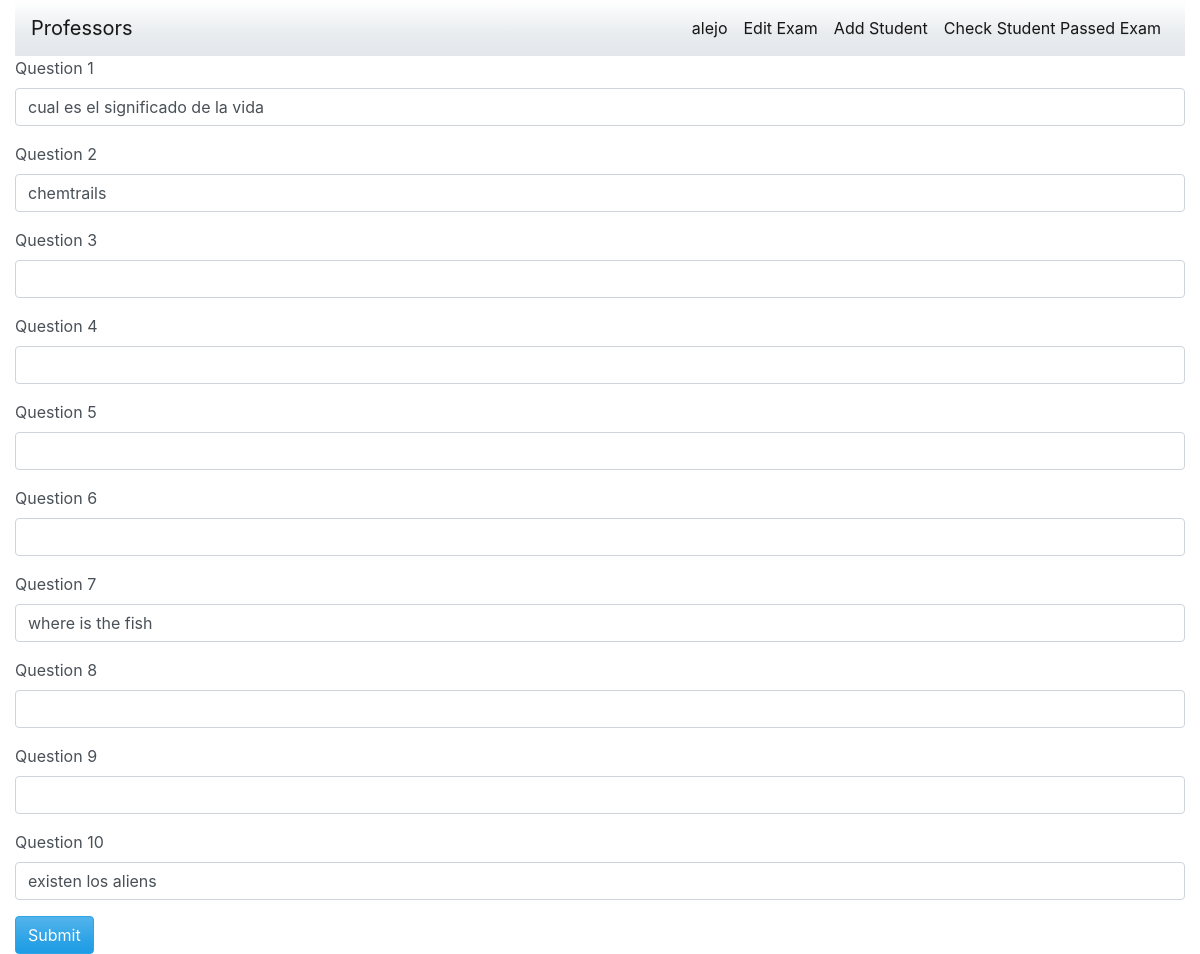
The page /edit_exam/ (signed in) on the database as committed earlier.
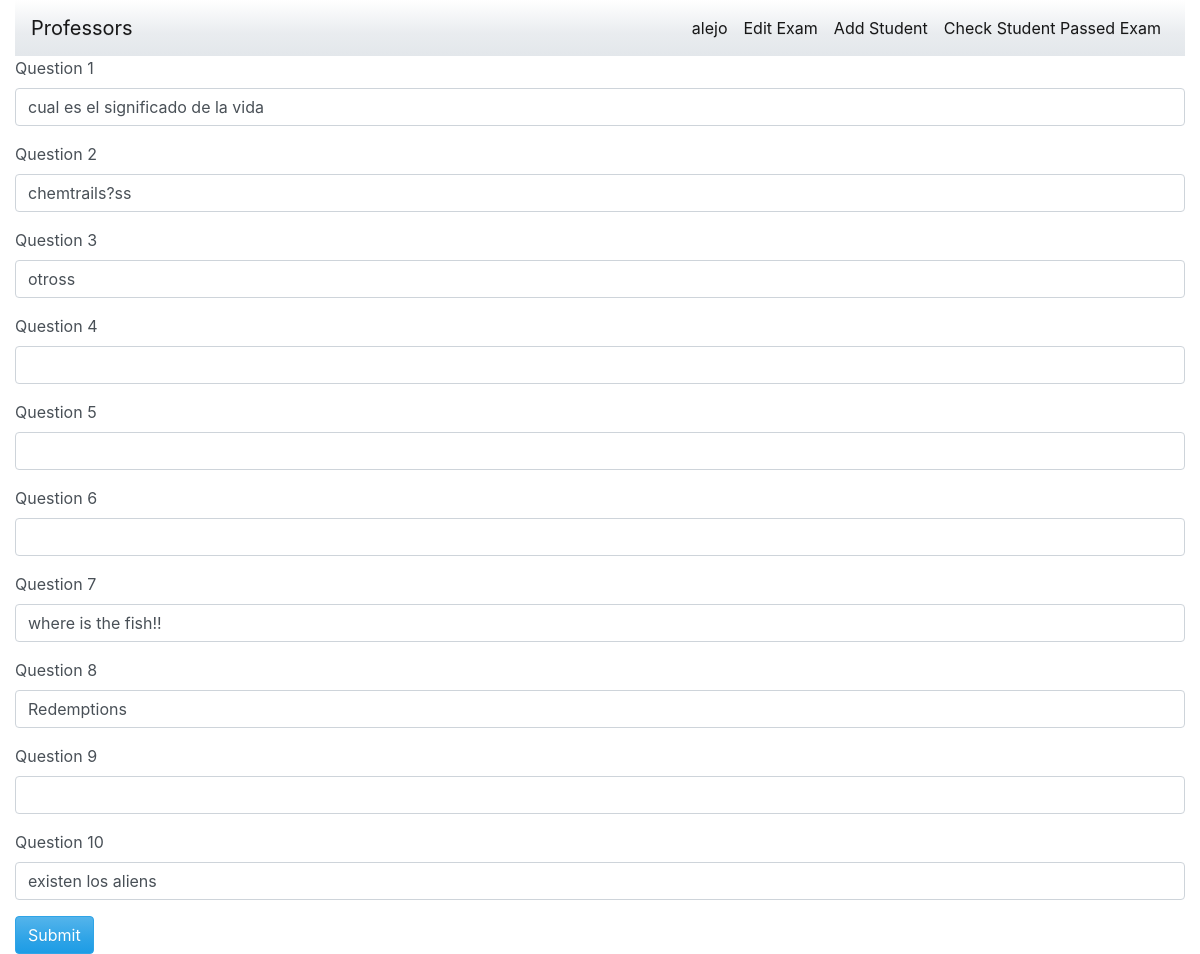
The same page on the database as committed later.
### home/models.py (models this page shows)
class Exam(models.Model):
    hash = models.CharField(max_length=100)
    students_graduated = models.SmallIntegerField(default=0)
    q1 = models.CharField(max_length=250, blank=True)
    q2 = models.CharField(max_length=250, blank=True)
    q3 = models.CharField(max_length=250, blank=True)
    q4 = models.CharField(max_length=250, blank=True)
    q5 = models.CharField(max_length=250, blank=True)
    q6 = models.CharField(max_length=250, blank=True)
    q7 = models.CharField(max_length=250, blank=True)
    q8 = models.CharField(max_length=250, blank=True)
    q9 = models.CharField(max_length=250, blank=True)
    q10 = models.CharField(max_length=250, blank=True)

### home/views.py (the view)
# urls.py: path('edit_exam/', views.edit_exam, name="edit_exam"),
def edit_exam(request):
    template = "edit_exam.html"
    if request.method == "POST":
        q1 = request.POST.get("question1")
        q2 = request.POST.get("question2")
        q3 = request.POST.get("question3")
        q4 = request.POST.get("question4")
        q5 = request.POST.get("question5")
        q6 = request.POST.get("question6")
        q7 = request.POST.get("question7")
        q8 = request.POST.get("question8")
        q9 = request.POST.get("question9")
        q10 = request.POST.get("question10")
        professor = Professor.objects.get(user=request.user)
        exam = professor.exam
        exam.q1 = q1
        exam.q2 = q2
        exam.q3 = q3
        exam.q4 = q4
        exam.q5 = q5
        exam.q6 = q6
        exam.q7 = q7
        exam.q8 = q8
        exam.q9 = q9
        exam.q10 = q10
        exam.hash = hashlib.sha3_256((q1 + q2 + q3 + q4 + q5 + q6 + q7 + q8 + q9 + q10).encode('utf-8')).hexdigest()
        exam.save()
        w3, contract = setup_conection()
        tx_hash = contract.functions.addExam("watevs").transact()
        print(tx_hash)
        return redirect('exams', exam_id=professor.exam.id)
    else:
        if request.user.is_authenticated:
            current_user = request.user
            professor = Professor.objects.get(user=current_user)
            return render(request, template, {'professor': professor, 'exam': professor.exam})
        else:
            return HttpResponse("You need to login to create an exam")

### home/templates/edit_exam.html
{% extends 'base.html' %}
{% block content %}
        <div class="col-md-12">
            <form role="form" action="{% url 'edit_exam' %}" method="post">{% csrf_token %}
				<div class="form-group">
					<label for="question1">
						Question 1
					</label>
					<input class="form-control" name="question1" id="question1" value="{{ exam.q1 }}" />
				</div>
                <div class="form-group">
					<label for="question2">
						Question 2
					</label>
					<input class="form-control" name="question2" id="question2" value="{{ exam.q2 }}" />
				</div>
                <div class="form-group">
					<label for="question3">
						Question 3
					</label>
					<input class="form-control" name="question3" id="question3" value="{{ exam.q3 }}"/>
				</div>
                <div class="form-group">
					<label for="question4">
						Question 4
					</label>
					<input class="form-control" name="question4" id="question4" value="{{ exam.q4 }}"/>
				</div>
                <div class="form-group">
					<label for="question5">
						Question 5
					</label>
					<input class="form-control" name="question5" id="question5" value="{{ exam.q5 }}"/>
				</div>
                <div class="form-group">
					<label for="question6">
						Question 6
					</label>
					<input class="form-control" name="question6" id="question6" value="{{ exam.q6 }}"/>
				</div>
                <div class="form-group">
					<label for="question7">
						Question 7
					</label>
					<input class="form-control" name="question7" id="question7" value="{{ exam.q7 }}"/>
				</div>
                <div class="form-group">
					<label for="question8">
						Question 8
					</label>
					<input class="form-control" name="question8" id="question8" value="{{ exam.q8 }}"/>
				</div>
                <div class="form-group">
					<label for="question9">
						Question 9
					</label>
					<input class="form-control" name="question9" id="question9" value="{{ exam.q9 }}"/>
				</div>
                <div class="form-group">
					<label for="question10">
						Question 10
					</label>
					<input class="form-control" name="question10" id="question10" value="{{ exam.q10 }}"/>
				</div>
                <button type="submit" class="btn btn-primary">
					Submit
				</button>
            </form>
        </div>
{% endblock content %}

Rows that differ between the two databases and show on the page:
changed Exam "cual es el significado de la vida": question2 "chemtrails" → "chemtrails?ss"; question3 (not shown) → "otross"; question7 "where is the fish" → "where is the fish!!"; question8 (not shown) → "Redemptions"
